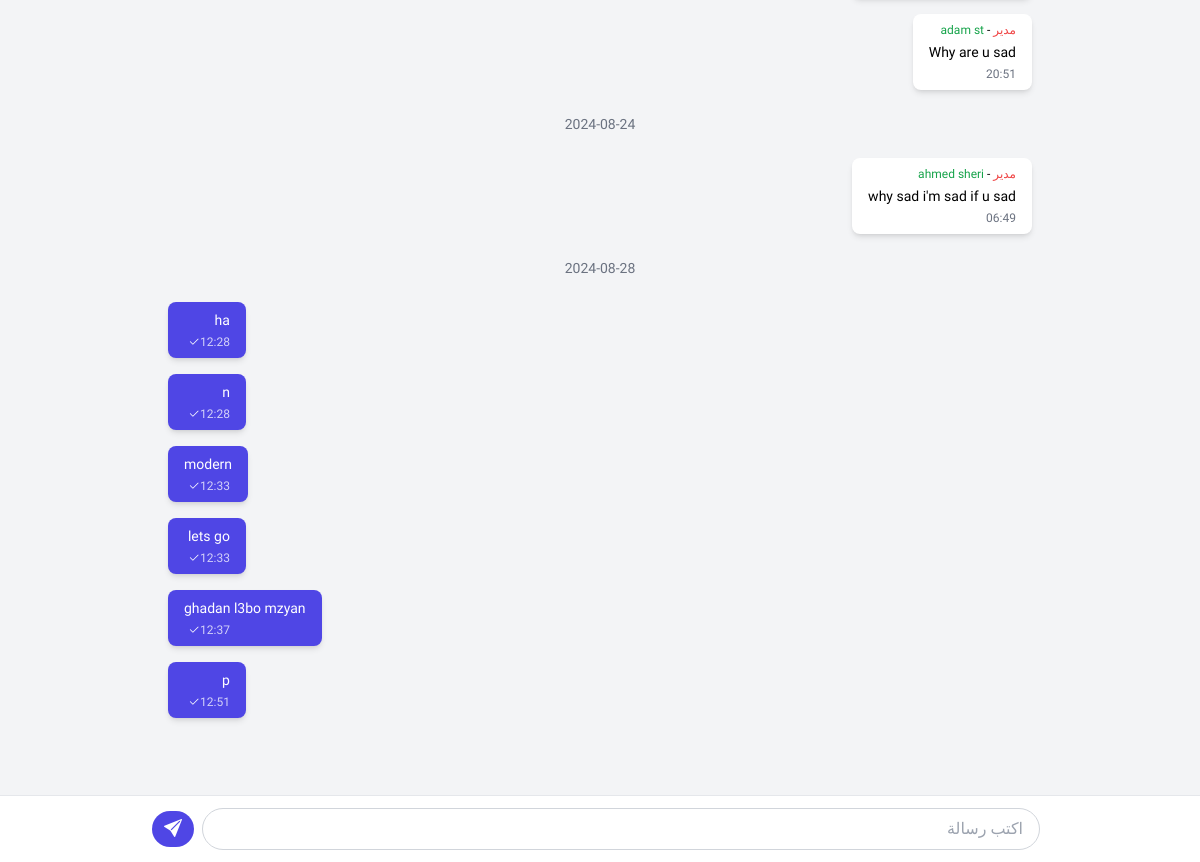
Page /messenger/messageRoom/4 (signed in, lower part) on the earlier database version.
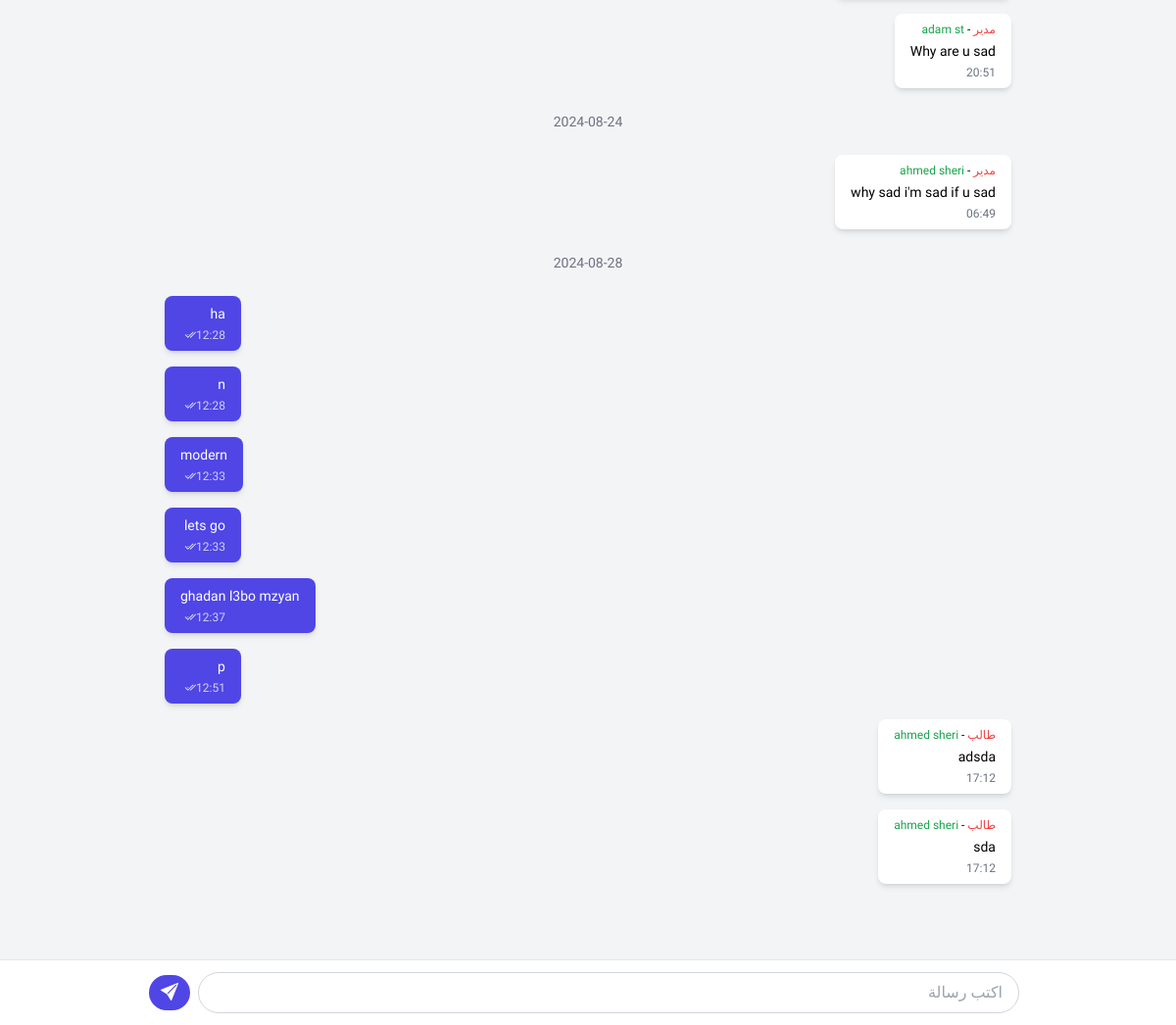
Same page on the later database version.
### messenger/models.py (models this page shows, shortened)
class MessagesModel(models.Model):
    sender = models.ForeignKey(User, on_delete=models.CASCADE)
    msg = models.TextField()
    messenger = models.ForeignKey(ClubsModel, on_delete=models.CASCADE)
    is_readed = models.BooleanField(default=False)
    creation_date = models.DateTimeField(auto_now_add=True, null=True, verbose_name="تاريخ الانشاء")

### accounts/models.py (models this page shows, shortened)
class DirectorProfile(models.Model):
    full_name = models.CharField(max_length=50)
    phone = models.CharField(max_length=50)
    about = models.TextField(null=True)
    club = models.ForeignKey('ClubsModel', on_delete=models.SET_NULL, null=True)
    creation_date = models.DateTimeField(auto_now_add=True)

class StudentProfile(models.Model):
    full_name = models.CharField(max_length=50)
    phone = models.CharField(max_length=50)
    birthday = models.DateField()
    has_subscription = models.BooleanField(default=False)
    subscription_start_date = models.DateTimeField(null=True, blank=True)
    subscription_end_date = models.DateTimeField(null=True, blank=True)
    about = models.TextField(null=True)
    club = models.ForeignKey('ClubsModel', on_delete=models.SET_NULL, null=True)
    creation_date = models.DateTimeField(auto_now_add=True)

### messenger/views.py (the view)
# urls.py: path('messageRoom/<str:room_id>', views.messageRoom, name="messageRoom"),
def messageRoom(request, room_id):
    user = request.user
    receiver = getUserClub(user)
    is_blocked = BlockUserModel.objects.filter(creator=receiver, user=user).exists()
    is_favorite = FavoriteUserModel.objects.filter(creator=receiver, user=user).exists()
    messages_list = []
    last_date = None
    msg_date = []
    messages = MessagesModel.objects.filter(messenger__id=room_id)
    for msg in messages:
        if last_date == None:
            last_date=msg.creation_date.date()
        elif msg.creation_date.date() != last_date:
            messages_list.append([last_date, msg_date])
            last_date=msg.creation_date.date()
            msg_date = []
        msg_date.append(msg)
    messages_list.append([last_date, msg_date])
    profile_image = receiver.club_profile_image_base64
    return render(request, 'messenger/viewMessage.html', {'is_blocked':is_blocked, 'is_favorite':is_favorite, 'messages_list':messages_list, 'room_id':room_id, 'receiver':receiver, 'profile_image':profile_image})

### messenger/templatetags/messenger_tags.py (called while the page is built)
@register.simple_tag
@stringfilter
def get_user_full_name_temp(user_id):
    user = User.objects.get(id=user_id)
    club = get_user_full_name(user)
    return club

@register.simple_tag
@stringfilter
def get_user_capacity_temp(user_id):
    user = User.objects.get(id=user_id)
    club = get_user_capacity(user)
    return club

### messenger/views.py (called while the page is built)
def get_user_full_name(user):
    userprofile = user.userprofile
    if userprofile.account_type == '2':
        return userprofile.director_profile.full_name
    elif user.userprofile.account_type == '3':
        return userprofile.student_profile.full_name
    elif user.userprofile.account_type == '4':
        return userprofile.Coach_profile.full_name
    else:
        return None

def get_user_capacity(user):
    userprofile = user.userprofile
    if userprofile.account_type == '2':
        return 'مدير'
    elif user.userprofile.account_type == '3':
        return 'طالب'
    elif user.userprofile.account_type == '4':
        return 'مدرب'
    else:
        return None

### templates/messenger/viewMessage.html (shortened to what this page needs)
{% extends "base_student.html" %}
{% load static %}
{% load messenger_tags %}
{% block links %}
<link rel="stylesheet" href="https://cdn.jsdelivr.net/npm/bootstrap-icons@1.11.3/font/bootstrap-icons.min.css" />
{% endblock links %}
{% block content %}
<div class="h-screen flex flex-col bg-gray-100">
  <div class="flex-grow overflow-y-auto pt-20 pb-24" id="msg-container-box">
    <div class="max-w-4xl mx-auto px-4 py-8" id="msg-container-box2">
      {% for messages in messages_list %}
      <p class="text-center text-sm text-gray-500 my-6">
        {{messages.0|date:'Y-m-d'}}
      </p>
      {% for message in messages.1 %}
      {% if message.sender == request.user %}
      <div class="flex justify-end mb-4">
        <div class="bg-indigo-600 text-white rounded-lg px-4 py-2 max-w-xs lg:max-w-md shadow-md transform transition-all duration-300 hover:scale-105">
          <p class="text-sm">{{message.msg}}</p>
          <div class="flex items-center justify-end mt-1">
            <span class="text-xs opacity-75">{{message.creation_date|date:'H:i'}}</span>
            <i id="msg-status-{{message.id}}" class="bi {% if message.is_readed %}bi-check2-all{% else %}bi-check2{% endif %} ml-1 text-xs"></i>
          </div>
        </div>
      </div>
      {% else %}
      {% get_user_full_name_temp message.sender.id as full_name %}
      {% get_user_capacity_temp message.sender.id as user_capacity %}
      <div class="flex mb-4">
        <div class="bg-white rounded-lg px-4 py-2 max-w-xs lg:max-w-md shadow-md transform transition-all duration-300 hover:scale-105">
          <p class="text-xs font-medium">
            <span class="text-red-500">{{user_capacity}}</span> -
            <span class="text-green-600 cursor-pointer user-name" data-user-id="{{message.sender.id}}">{{full_name}}</span>
          </p>
          <p class="text-sm mt-1">{{message.msg}}</p>
          <span class="text-xs text-gray-500 block text-right mt-1">{{message.creation_date|date:'H:i'}}</span>
        </div>
      </div>
      {% endif %}
      {% endfor %}
      {% endfor %}
    </div>
  </div>
  <div class="fixed bottom-0 left-0 right-0 bg-white border-t border-gray-200 px-4 py-3">
    <form id="form" class="flex items-center gap-2 max-w-4xl mx-auto" onsubmit="event.preventDefault(); SendMsg();">
      <input type="text" id="senderMsg" class="flex-grow mr-2 px-4 py-2 rounded-full border border-gray-300 focus:outline-none focus:ring-2 focus:ring-indigo-500 transition duration-300 ease-in-out" placeholder="اكتب رسالة" />
      <button type="submit" class="bg-indigo-600 text-white rounded-full px-3 py-1 hover:bg-indigo-700 focus:outline-none focus:ring-2 focus:ring-indigo-500 transition duration-300 ease-in-out transform hover:scale-105">
        <i class="bi bi-send-fill text-lg transform rotate-45"></i>
      </button>
    </form>
  </div>
</div>
{% endblock %}

Differences in the rows shown:
changed MessagesModel "ha": is_readed False → True (drawn)
changed MessagesModel (number 4 of 10 on the later page): is_readed False → True (drawn)
changed MessagesModel "modern": is_readed False → True (drawn)
changed MessagesModel "lets go": is_readed False → True (drawn)
changed MessagesModel "ghadan l3bo mzyan": is_readed False → True (drawn)
changed MessagesModel (number 8 of 10 on the later page): is_readed False → True (drawn)
added MessagesModel: user_capacity "طالب", msg "adsda", creation_date "17:12", shown under "2024-08-28"
now on this page (row unchanged): StudentProfile: full_name "ahmed sheri"
added MessagesModel: user_capacity "طالب", msg "sda", creation_date "17:12", shown under "2024-08-28"
